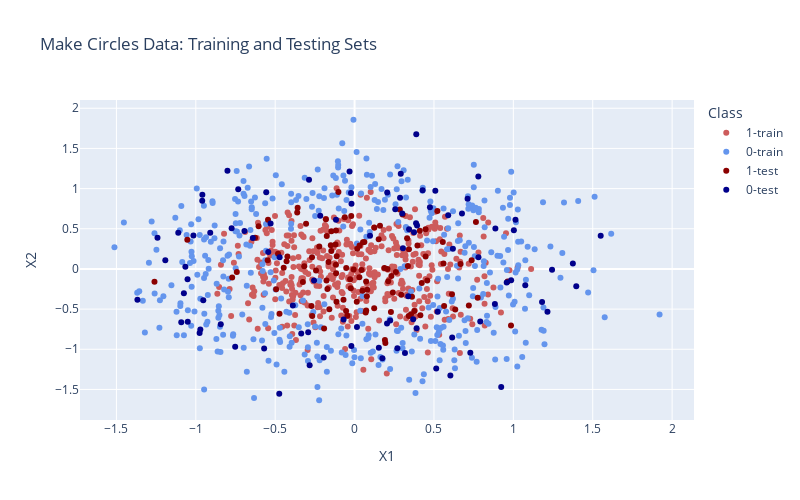

The notebook cell saved with this chart:
### Code cell
# Ploting training and testing sets
train2 = pd.concat([X_train2, y_train2.map(mapping_train)], axis=1)
test2 = pd.concat([X_test2, y_test2.map(mapping_test)], axis=1)
t2 = pd.concat([train2, test2], axis=0)
px.scatter(t2, x='X1', y='X2', color=t2.Class.astype(str), 
            color_discrete_map={'0-train':'cornflowerblue', '1-train':'indianred',                                 
                                '0-test':'darkblue', '1-test':'darkred'},  
            labels={'color': 'Class'}, title="Make Circles Data: Training and Testing Sets", 
            width=800, height=500)
